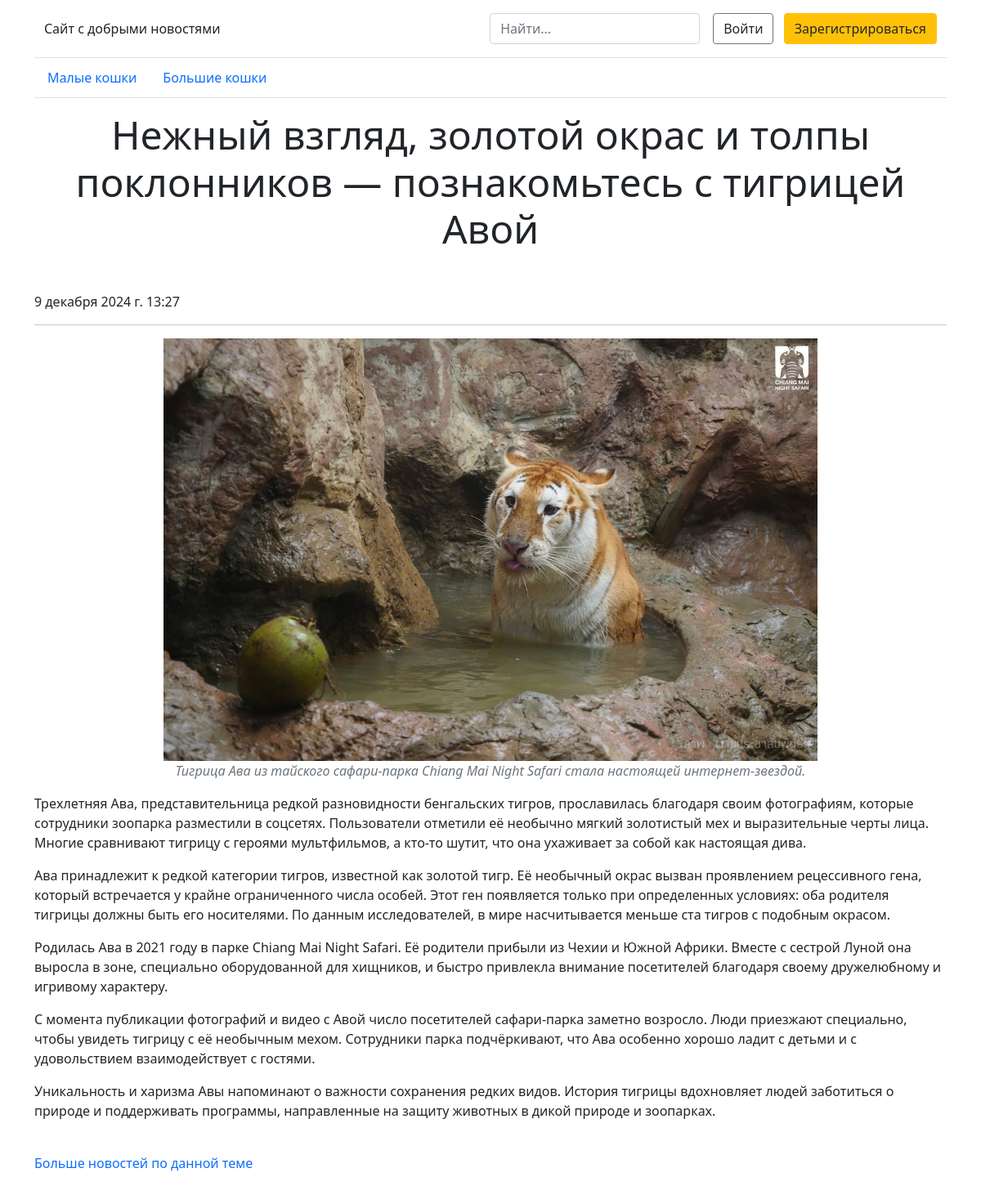
The page /news/2 on the database its author committed.
### index/models.py (models this page shows, shortened)
class NewsCategory(models.Model):
    category_name = models.CharField(max_length=64)
    category_created = models.DateTimeField(auto_now_add=True)

class News(models.Model):
    news_header = models.CharField(max_length=256)
    news_text = models.TextField()
    news_image = models.ImageField(upload_to='media')
    news_mini_image = models.ImageField(upload_to='media')
    news_image_subtext = models.CharField(max_length=512)
    news_category = models.ForeignKey(NewsCategory, on_delete=models.CASCADE)
    added_date = models.DateTimeField(auto_now_add=True)
    def __str__(self):
        return str(self.news_header)

### index/views.py (the view)
# urls.py: path('news/<int:pk>', views.news_page),
def news_page(request, pk):
    news = News.objects.get(id=pk)
    categories = NewsCategory.objects.all()
    context = {'news': news, 'categories': categories}
    return render(request, 'news_page.html', context)

### index/templates/news_page.html (shortened to what this page needs)
<!DOCTYPE html>
<html lang="ru">
<head>
    <link href="https://cdn.jsdelivr.net/npm/bootstrap@5.0.2/dist/css/bootstrap.min.css" rel="stylesheet">
</head>
<main>
<div class="container">
  <header class="border-bottom lh-1 py-3">
    <div class="container">
      <div class="d-flex flex-wrap align-items-center justify-content-center justify-content-lg-start">
        <a href="/" class="d-flex align-items-center mb-2 mb-lg-0 text-dark text-decoration-none">
            Сайт с добрыми новостями
        </a>
        <form class="col-12 col-lg-auto mb-3 mb-lg-0 me-lg-3" action="/search" method="post">
          <input name="search" type="search" class="form-control form-control-dark" placeholder="Найти..." aria-label="Найти">
        </form>
        {% if user.is_authenticated %}
          <div class="text-end">
            <button type="button" class="btn btn-primary me-2"><a href="/favorite" class="text-white text-decoration-none">Избранное</a></button>
            <button type="button" class="btn btn-primary"><a href="/logout" class="text-white text-decoration-none">Выйти</a></button>
          </div>
          {% else %}
        <div class="text-end">
          <button type="button" class="btn btn-outline-secondary me-2"><a href="/accounts/login" class="text-dark text-decoration-none">Войти</a></button>
          <button type="button" class="btn btn-warning"><a href="/register" class="text-dark text-decoration-none">Зарегистрироваться</a></button>
        </div>
          {% endif %}
      </div>
    </div>
</header>
  <div class="nav-scroller py-1 mb-3 border-bottom">
    <nav class="nav nav-underline justify-content-left">
        {% for c in categories %}
      <a class="nav-item nav-link link-body-emphasis active" href="/section/{{ c.id }}">{{ c.category_name }}</a>
        {% endfor %}
    </nav>
  </div>
</div>
<main class="container">
      <article class="blog-post">
        <h2 class="display-5 link-body-emphasis mb-5 text-center"><strong>{{ news.news_header }}</strong></h2>
          <p class="blog-post-meta ">{{ news.added_date }}</p>
        <hr>
          <div class="container text-center">
            <img src="{{ news.news_image.url }}" alt="{{ news.news_header }}" width="800">
            <p class="text-secondary"><em>{{ news.news_image_subtext }}</em></p>
          </div>
        <div>
            {{ news.news_text|linebreaks }}
         </div>
          <br>
          <a href="/section/{{ news.news_category.id }}" class="section_link text-decoration-none">Больше новостей по данной теме</a>
          <br><br><br>
          </article>
  </main>
</main>

### rows shown on the page
NewsCategory: category_name "Малые кошки"
NewsCategory: category_name "Большие кошки"
News: news_header "Нежный взгляд, золотой окрас и толпы поклонников — познакомьтесь с тигрицей Авой", added_date "9 декабря 2024 г. 13:27", news_image (picture), news_image_subtext "Тигрица Ава из тайского сафари-парка Chiang Mai Night Safari стала настоящей интернет-звездой.", news_text "Трехлетняя Ава, представительница редкой разновидности бенгальских тигров, прославилась благодаря своим фотографиям, которые сотрудники зоопарка разместили в соцсетях. Пользователи отметили её необычно мягкий золотистый мех и выразительные черты лица. Многие сравнивают тигрицу с героями мультфильмов, а кто-то шутит, что она ухаживает за собой как настоящая дива. Ава принадлежит к редкой категории тигров, известной как золотой тигр. Её необычный окрас вызван проявлением рецессивного гена, который встречается у крайне ограниченного числа особей. Этот ген появляется только при определенных условиях: оба родителя тигрицы должны быть его носителями. По данным исследователей, в мире насчитывается…"
